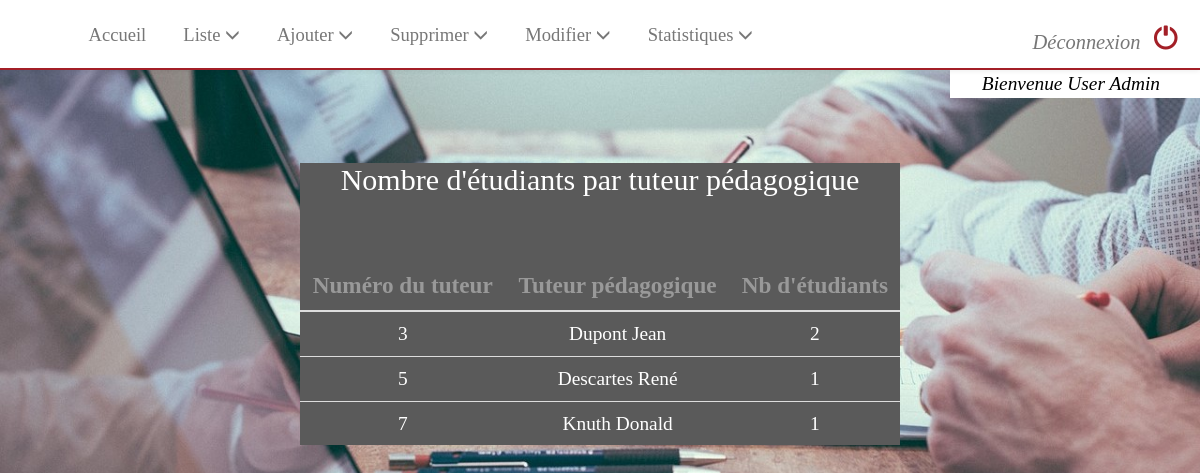
/admin/liste/etud_par_tuteurP.php (signed in), run on the app's committed database.
### tables this page shows
CREATE TABLE `users` (
  `uid` int(11) NOT NULL,
  `nom` varchar(30) DEFAULT NULL,
  `prenom` varchar(30) DEFAULT NULL,
  `login` varchar(30) NOT NULL,
  `mdp` varchar(255) NOT NULL,
  `role` enum('user','admin') NOT NULL DEFAULT 'user',
  `actif` bit(1) NOT NULL DEFAULT b'0'
);

### admin/liste/etud_par_tuteurP.php (the view, shortened to what this page needs)
<?php
	include("../../header/header_admin.php");
	?>
	<?php
		require("../../db_config.php");
		try {
			$db = new PDO($dsn, $username, $password);
			$db->setAttribute(PDO::ATTR_ERRMODE, PDO::ERRMODE_EXCEPTION);
			$SQL = "SELECT uid, nom, prenom, COUNT(eid) nb FROM stages
					JOIN users ON stages.tuteurP = users.uid
					GROUP BY uid ";
			$st=$db->prepare($SQL);
			$res=$st->execute();
			if($st->rowCount()==0) {
				?><div class="center" style="font-size:120%; padding-bottom:200px;"><?php echo "Aucune correspondance tuteur-étudiants trouvée dans la base de donnée.";?></div><?php
			} else {
				?>
				<div class="table-custom" style="width:50%;margin-left:25%; margin-bottom:100px;">
					<h2>Nombre d'étudiants par tuteur pédagogique</h2>
					<table class="table center ">
					<thead><tr style="font-size:120%; color:#999999;"><th class="center">Numéro du tuteur</th><th class="center">Tuteur pédagogique</th><th class="center">Nb d'étudiants</th></tr></thead>
						<?php
						while($row=$st->fetch()) {
							$nom = htmlspecialchars($row['nom']);
							$prenom = htmlspecialchars($row['prenom']);
							$nb = intval($row['nb']);
									?>
									<tr class="center">
										<td><?php echo htmlspecialchars($row['uid']) ?></td>
										<td><?php echo "$nom $prenom"; ?></td>
										<td><?php echo "$nb"; ?></td>
									</tr>
								<?php
						} ?>
					</table>
				</div>
					<?php
			}
		}
		catch(PDOException $e) {
			?></br></br><?php
			exit("Erreur de connexion ".$e->getMessage());
		}
		?>
	<?php
	include("../../footer.php");
	?>

### style.css (style rules this page uses)
.center { text-align: center; }
html, body { background: rgb(150, 150, 150); background-image: url("image/image4b.jpg"); background-repeat: no-repeat; background-size: cover; height: auto; position: relative; color: black; font-family: Calibri; font-size: 110%; width: 100%; transition: background-color .5s; }
.table-custom { background: rgb(90, 90, 90); text-align: center; margin-left: 25%; margin-right: auto; margin-top: 80px; color: white; width: 50%; }

### data on the page
users: uid "3", nom "Dupont", prenom "Jean", nb "2"
users: uid "5", nom "Descartes", prenom "René", nb "1"
users: uid "7", nom "Knuth", prenom "Donald", nb "1"

### other printed values
$_SESSION['prenom'] "User"
$_SESSION['nom'] "Admin"
